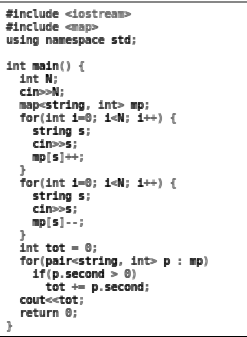
#> input picture images/denoising.png, 247 x 337 px, found by its file name; its folder holds only this picture in this run
$ python trab.py   (older library calls are emulated)
#> lines starting #> are read from the running program, lines starting #| are printed output that depends on the picture
from PIL import Image
import pytesseract
import cv2
import numpy as np
from collections import deque
from matplotlib import pyplot as plt

# Faz uma matriz circular em relacao a um filtro de tamanho n
# [169 lines left out: functions wrap, filtro_adaptativo_reducao, filtro_adaptativo_mediana, filtro_media_contra_harmonica, histogram, equalization and 2 more, not called in this run]
filename = str(input()).strip()
#> the answer given: images/denoising.png
img = cv2.imread("images/" + filename)
#> img is the input picture: shape (337, 247, 3); min 0, max 255, mean 237.3
gray_img = cv2.cvtColor(img, cv2.COLOR_BGR2GRAY)

gray_img = cv2.fastNlMeansDenoising(gray_img, None, 3, 11, 33)
gray_img = cv2.resize(gray_img, None, fx=11, fy=11, interpolation = cv2.INTER_CUBIC)
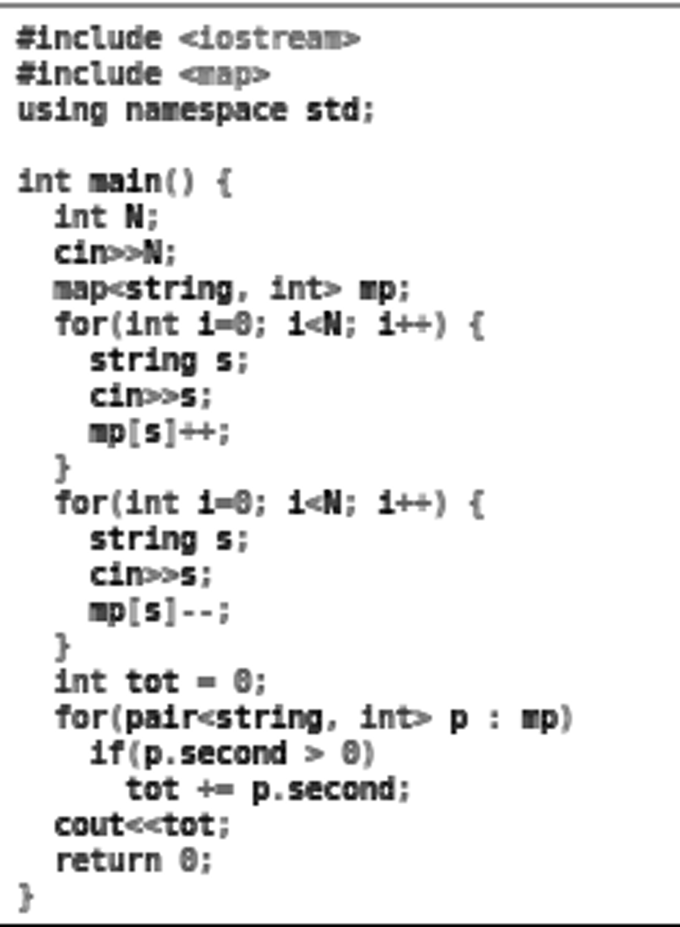
#> gray_img: shape (3707, 2717) (shown at 1/4 size); min 0, max 255, mean 236.8
kernel = np.ones((2,2), np.uint8)
gray_img = cv2.erode(gray_img, kernel, iterations=3)
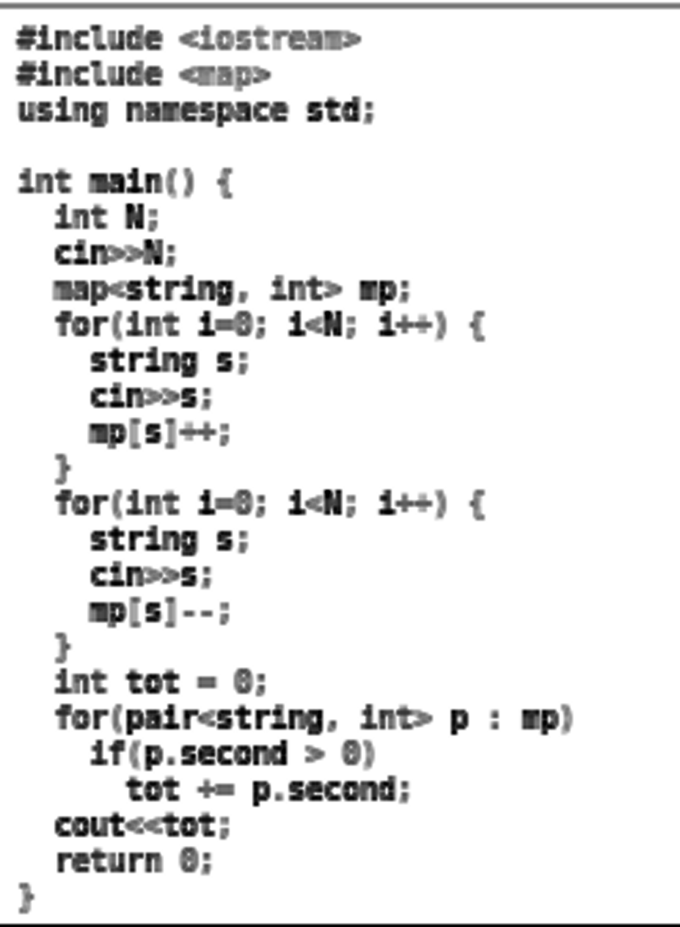
#> gray_img: shape (3707, 2717) (shown at 1/4 size); min 0, max 255, mean 234.1

cv2.imwrite("output_image/" + filename, gray_img)
print( pytesseract.image_to_string( gray_img ) ) # Extraindo o texto da imagem
#> (this line was passed over: pytesseract is not available in this run)

$ run again, on images/img02.jpg
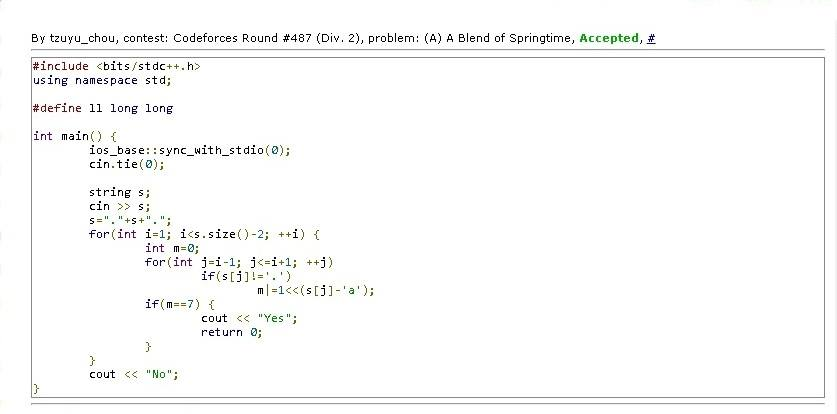
#> input picture images/img02.jpg, 837 x 414 px, found by its file name
#> img is the input picture: shape (414, 837, 3); mean B, G, R 249.6, 249.9, 249.8
#> `gray_img = cv2.resize(gray_img, None, fx=11, fy=11, interpolation = cv..`:
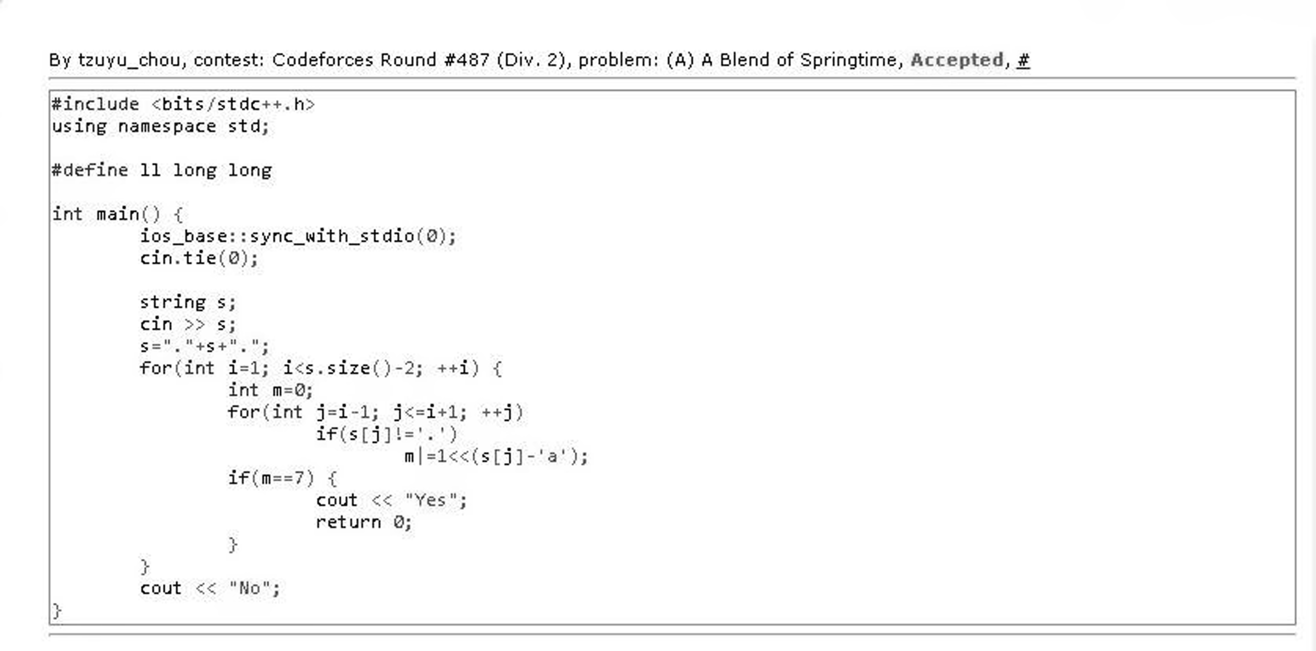
#> gray_img: shape (4554, 9207) (shown at 1/7 size); min 0, max 255, mean 249.6
#> `gray_img = cv2.erode(gray_img, kernel, iterations=3)`:
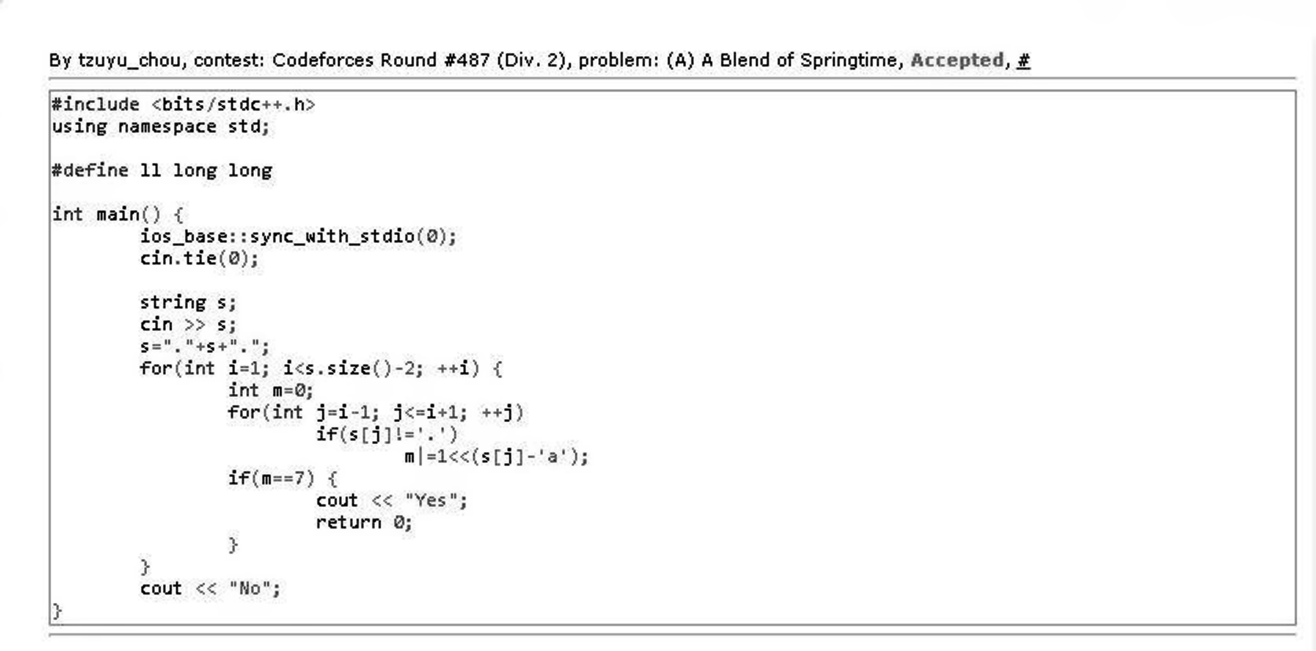
#> gray_img: shape (4554, 9207) (shown at 1/7 size); min 0, max 255, mean 248

$ run again, on images/img04.png
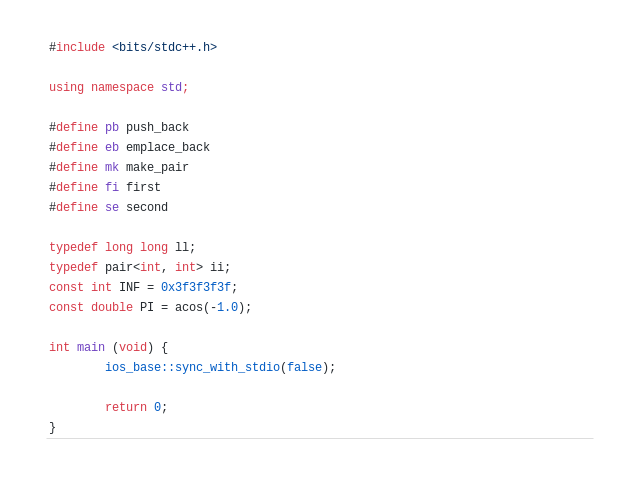
#> input picture images/img04.png, 640 x 480 px, found by its file name
#> img is the input picture: shape (480, 640, 3); mean B, G, R 252.6, 252.1, 252.9
#> `gray_img = cv2.cvtColor(img, cv2.COLOR_BGR2GRAY)`:
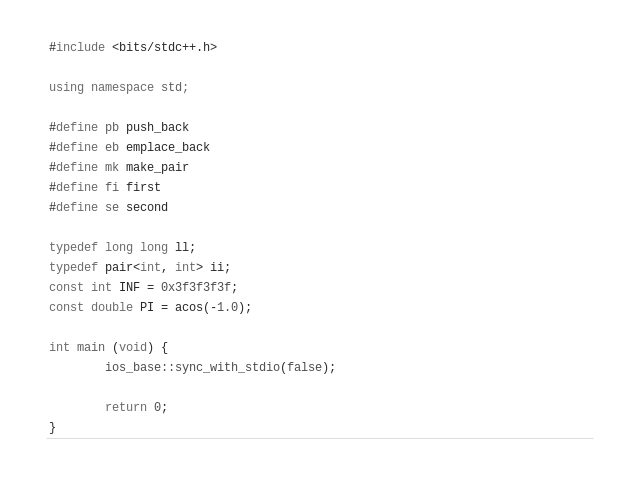
#> gray_img: shape (480, 640); min 40, max 255, mean 252.4

$ run again, on images/sample1.png
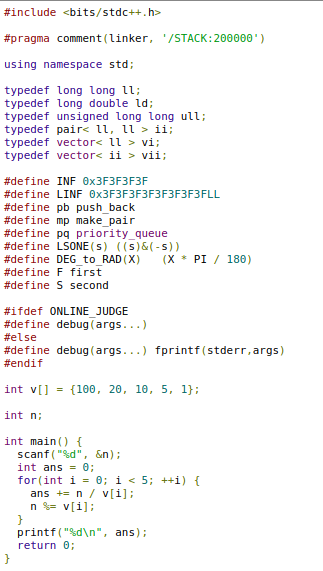
#> input picture images/sample1.png, 323 x 571 px, found by its file name
#> img is the input picture: shape (571, 323, 3); mean B, G, R 245.5, 245, 245.9
#> `gray_img = cv2.resize(gray_img, None, fx=11, fy=11, interpolation = cv..`:
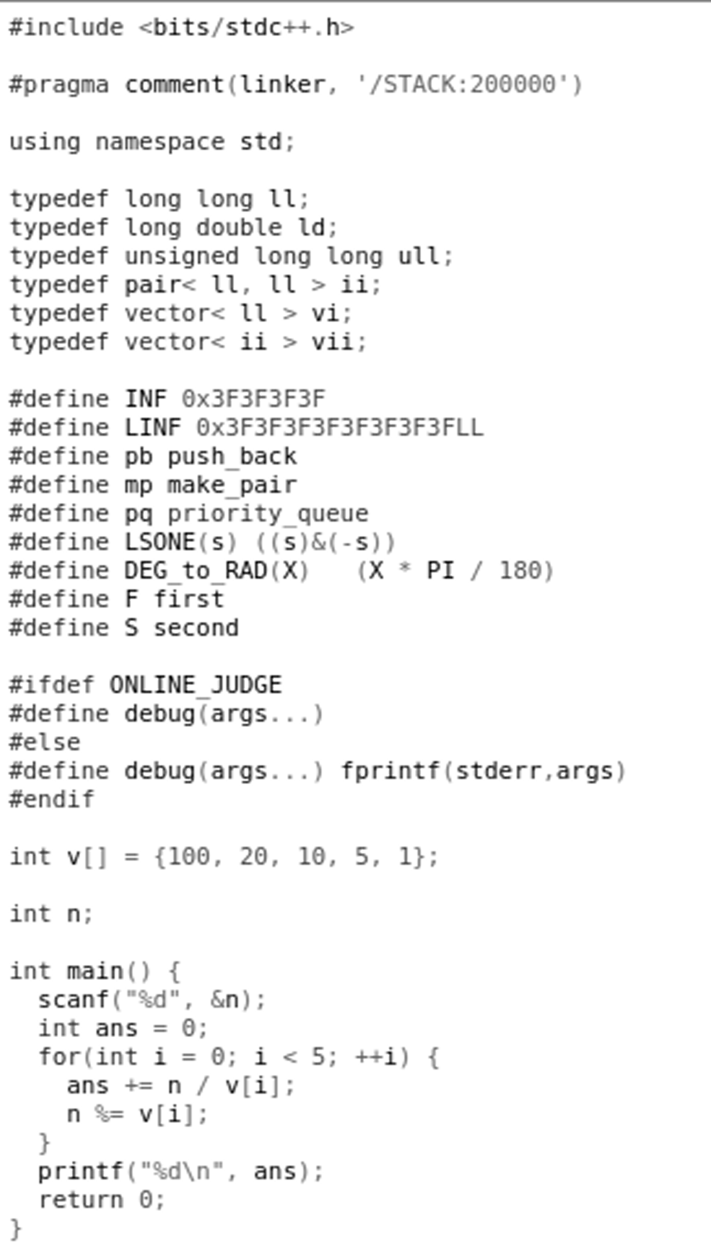
#> gray_img: shape (6281, 3553) (shown at 1/5 size); min 0, max 255, mean 244.8
#> `gray_img = cv2.erode(gray_img, kernel, iterations=3)`:
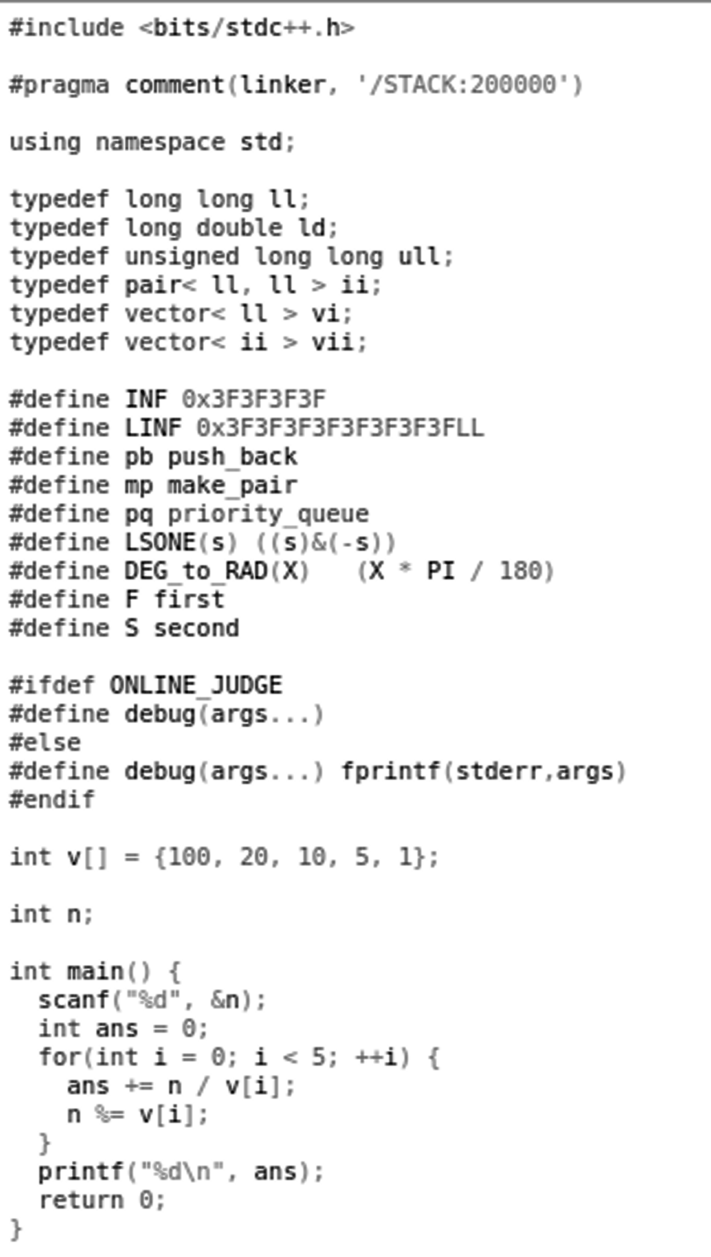
#> gray_img: shape (6281, 3553) (shown at 1/5 size); min 0, max 255, mean 242.1
